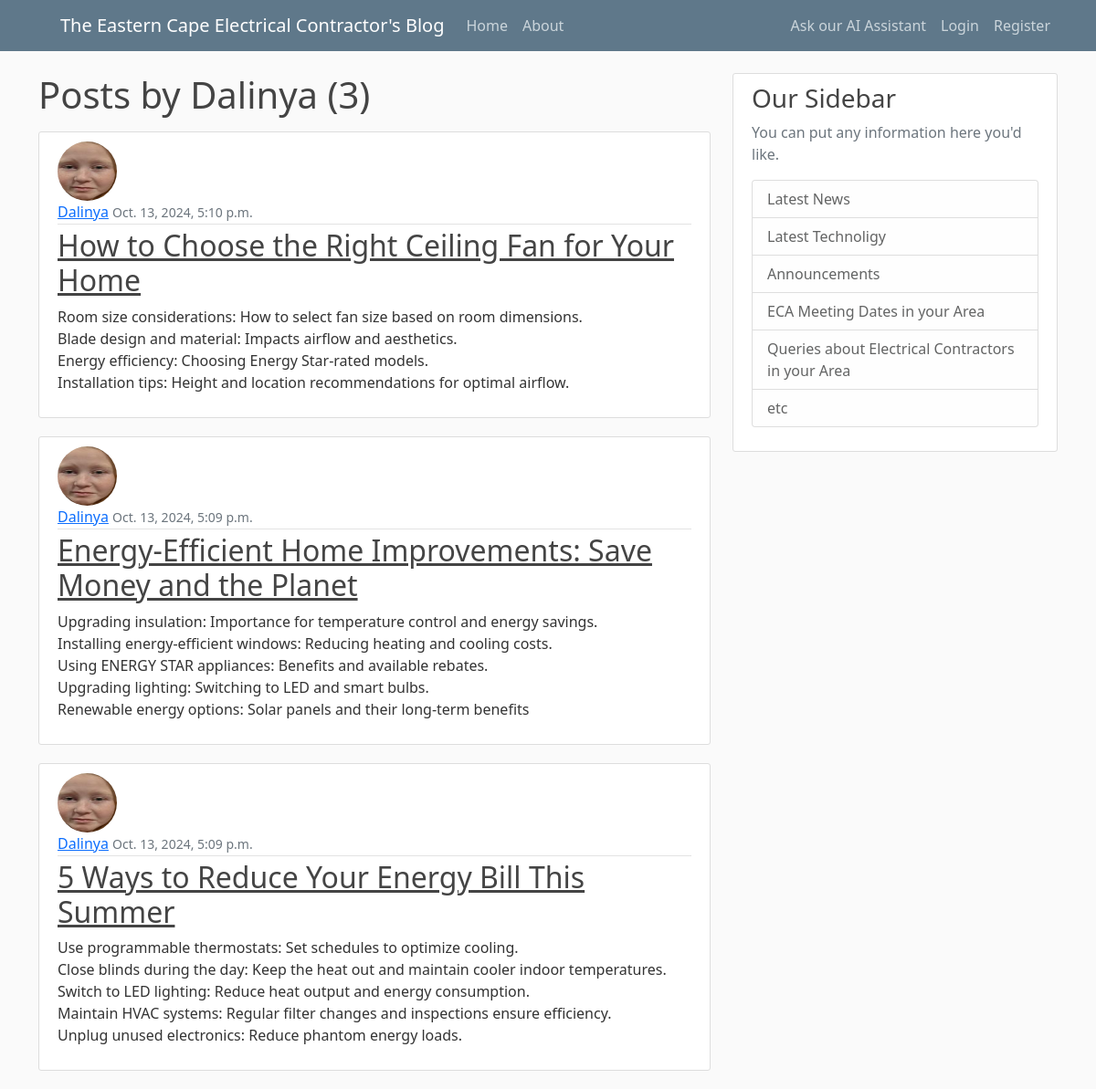
The app's page /user/Dalinya with its own data.
### CoC_Blog/models.py (models this page shows, shortened)
class Post(models.Model):
    title = models.CharField(max_length=100)
    content = models.TextField()
    date_posted = models.DateTimeField(default=timezone.now)
    author = models.ForeignKey(User, on_delete=models.CASCADE)

### users/models.py (models this page shows, shortened)
class Profile(models.Model):
    user = models.OneToOneField(User, on_delete=models.CASCADE)
    image = models.ImageField(default='default.jpg', upload_to='profile_pics')

### CoC_Blog/views.py (the view)
# urls.py: path('user/<str:username>', UserPostListView.as_view(), name='user-posts'),
class UserPostListView(ListView):
    model = Post
    template_name = 'CoC_Blog/user_posts.html' # <app>/<model>_<viewtype>.html
    context_object_name = 'posts'
    paginate_by = 3
    def get_queryset(self):
        user = get_object_or_404(User, username=self.kwargs.get('username'))
        return Post.objects.filter(author=user).order_by('-date_posted')

### CoC_Blog/templates/CoC_Blog/user_posts.html (shortened to what this page needs)
{% extends "CoC_Blog/base.html" %}
{% block content %}
    <h1 class="mb-3">Posts by {{ view.kwargs.username }} ({{ page_obj.paginator.count }})</h1>
    {% for post in posts %}
        <article class="media content-section">
         <img class="rounded-circle article-img" src="{{ post.author.profile.image.url }}">
          <div class="media-body">
            <div class="article-metadata">
              <a class="mr-2" href="{% url 'user-posts' post.author.username %}">{{ post.author }}</a>
              <small class="text-muted">{{ post.date_posted }}</small>
            </div>
            <h2><a class="article-title" href="{% url 'post-detail' post.id %}">{{ post.title }}</a></h2>
            <p class="article-content">{{ post.content }}</p>
            </div>
        </article>
    {% endfor %}
{% endblock content %}

### static/CoC_Blog/main.css (style rules this page uses)
body { background: #fafafa; color: #333333; margin-top: 5rem; }
h1, h2, h3, h4, h5, h6 { color: #444444; }
.content-section { background: #ffffff; padding: 10px 20px; border: 1px solid #dddddd; border-radius: 3px; margin-bottom: 20px; }
.article-title { color: #444444; }
.article-content { white-space: pre-line; }
.article-img { height: 65px; width: 65px; margin-right: 16px; }
.article-metadata { padding-bottom: 1px; margin-bottom: 4px; border-bottom: 1px solid #e3e3e3 }

### records on screen
Post: author.profile.image (picture), author "Dalinya", date_posted "Oct. 13, 2024, 5:10 p.m.", title "How to Choose the Right Ceiling Fan for Your Home", content "Room size considerations: How to select fan size based on room dimensions. Blade design and material: Impacts airflow and aesthetics. Energy efficiency: Choosing Energy Star-rated models. Installation tips: Height and location recommendations for optimal airflow."
Post: author.profile.image (picture), author "Dalinya", date_posted "Oct. 13, 2024, 5:09 p.m.", title "Energy-Efficient Home Improvements: Save Money and the Planet", content "Upgrading insulation: Importance for temperature control and energy savings. Installing energy-efficient windows: Reducing heating and cooling costs. Using ENERGY STAR appliances: Benefits and available rebates. Upgrading lighting: Switching to LED and smart bulbs. Renewable energy options: Solar panels and their long-term benefits"
Post: author.profile.image (picture), author "Dalinya", date_posted "Oct. 13, 2024, 5:09 p.m.", title "5 Ways to Reduce Your Energy Bill This Summer", content "Use programmable thermostats: Set schedules to optimize cooling. Close blinds during the day: Keep the heat out and maintain cooler indoor temperatures. Switch to LED lighting: Reduce heat output and energy consumption. Maintain HVAC systems: Regular filter changes and inspections ensure efficiency. Unplug unused electronics: Reduce phantom energy loads."

### other values on screen
{{ view.kwargs.username }} "Dalinya"
{{ page_obj.paginator.count }} "3"
